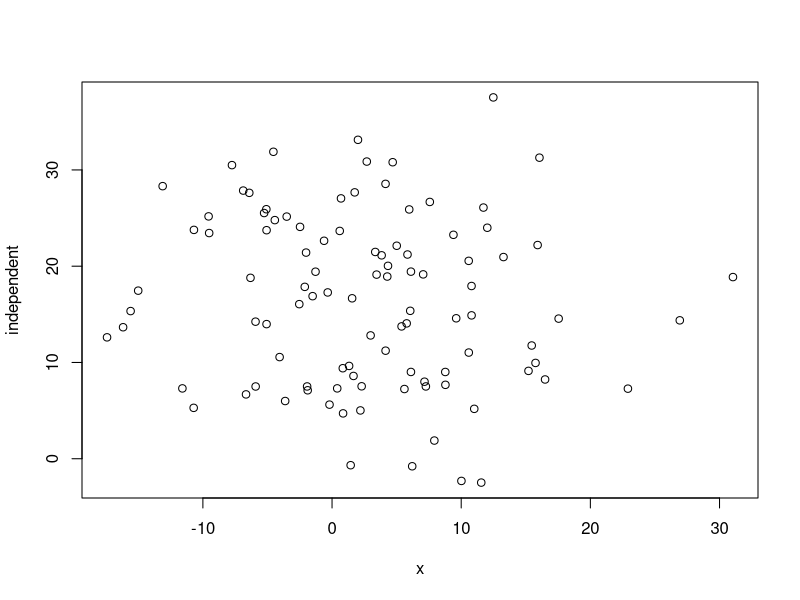
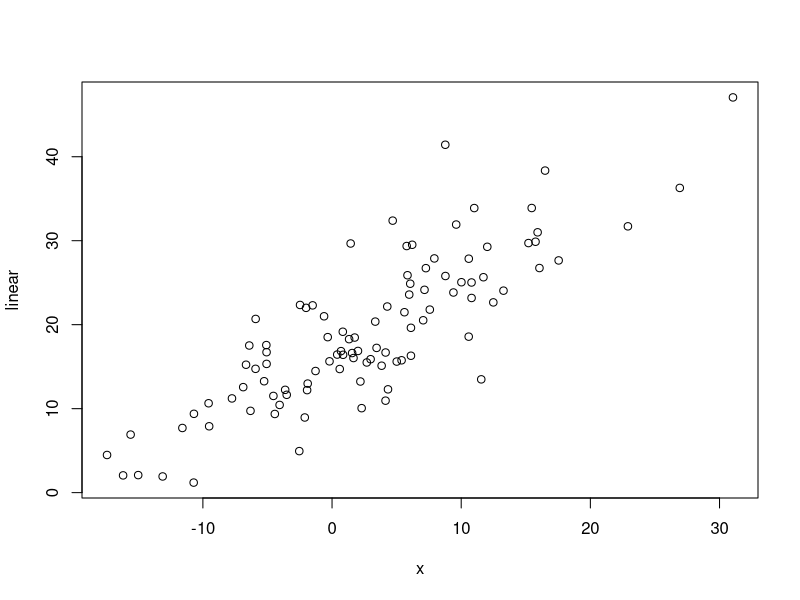
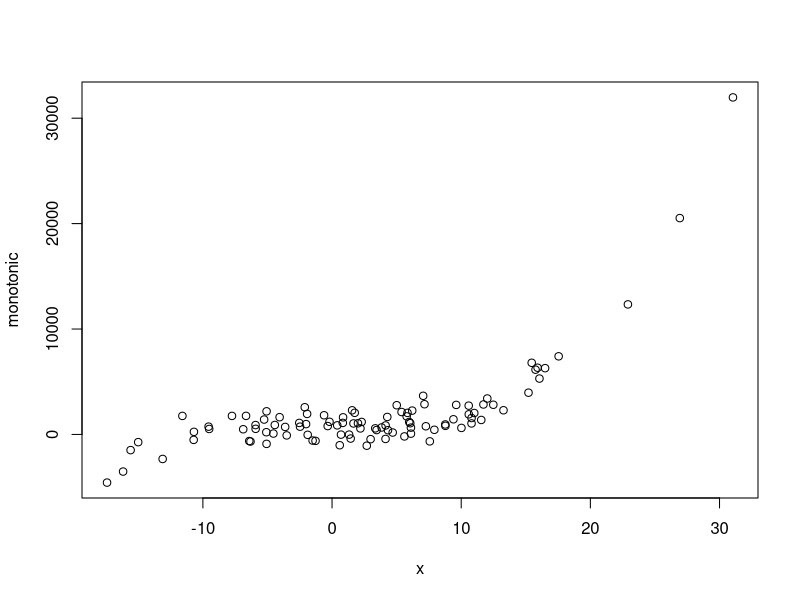
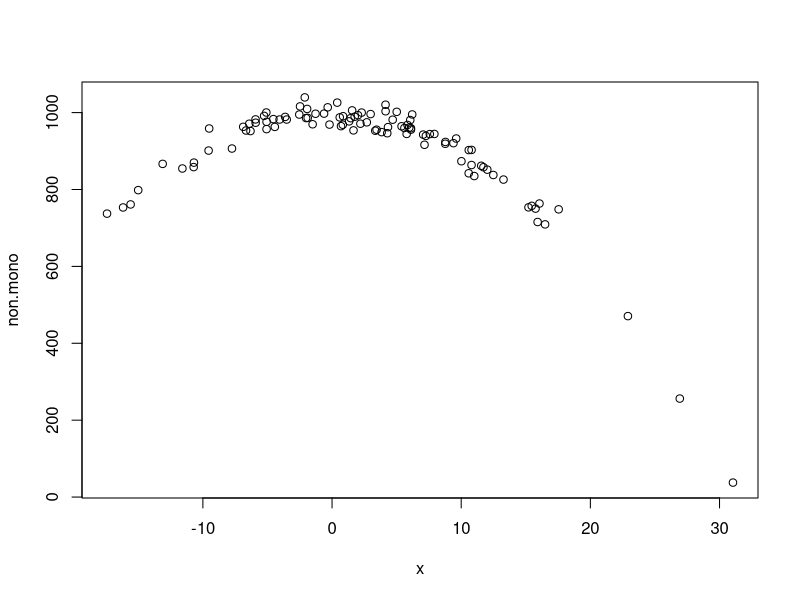
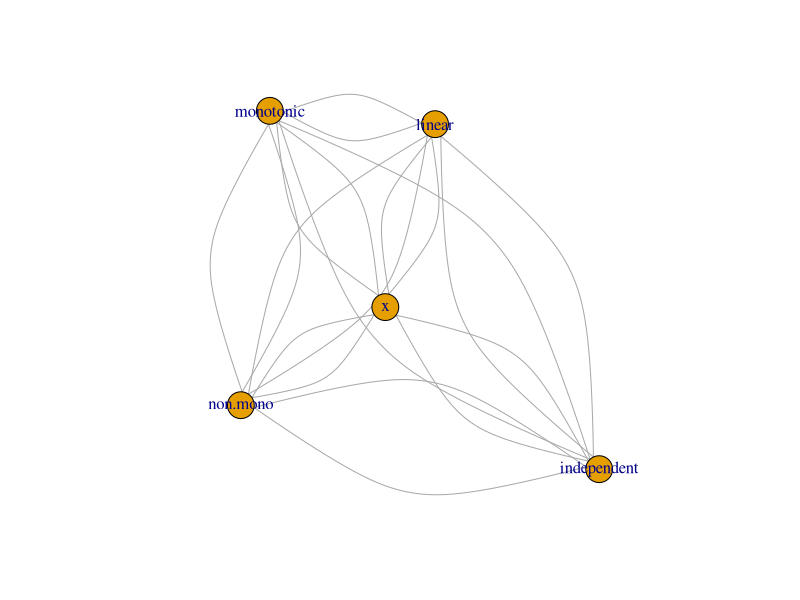
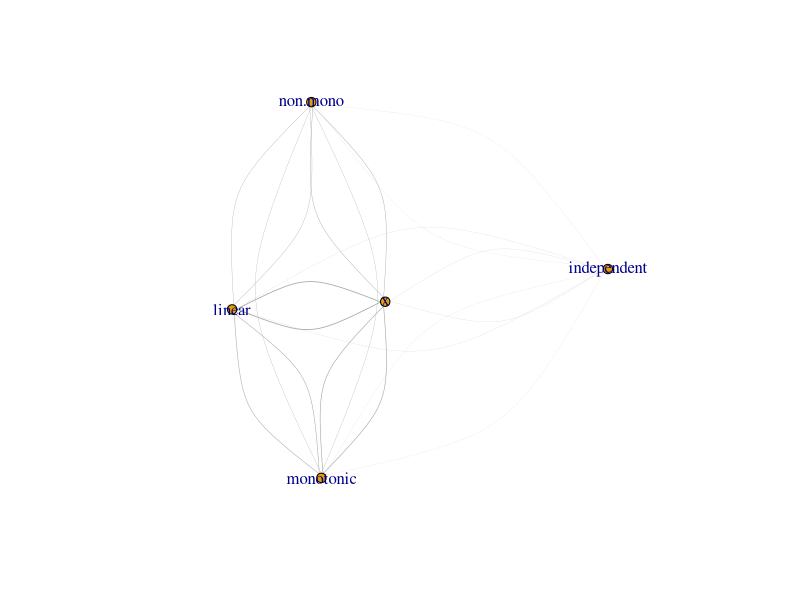
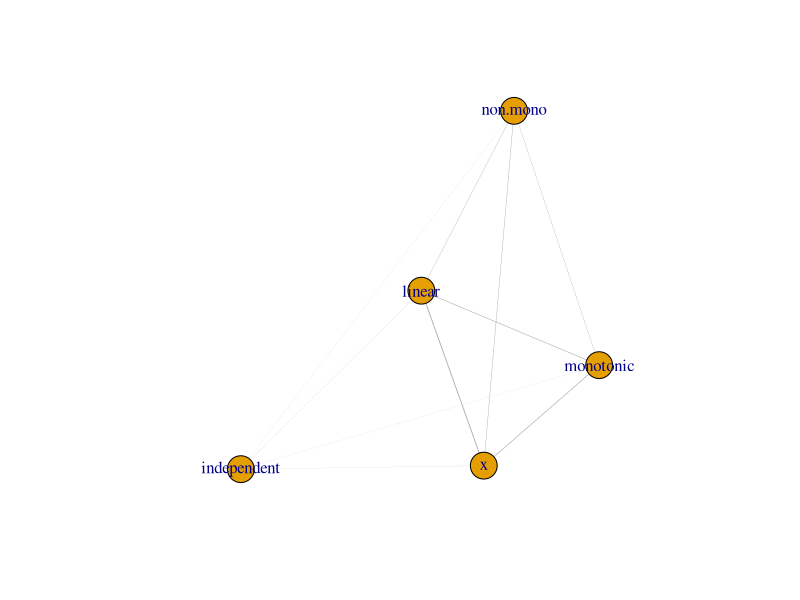
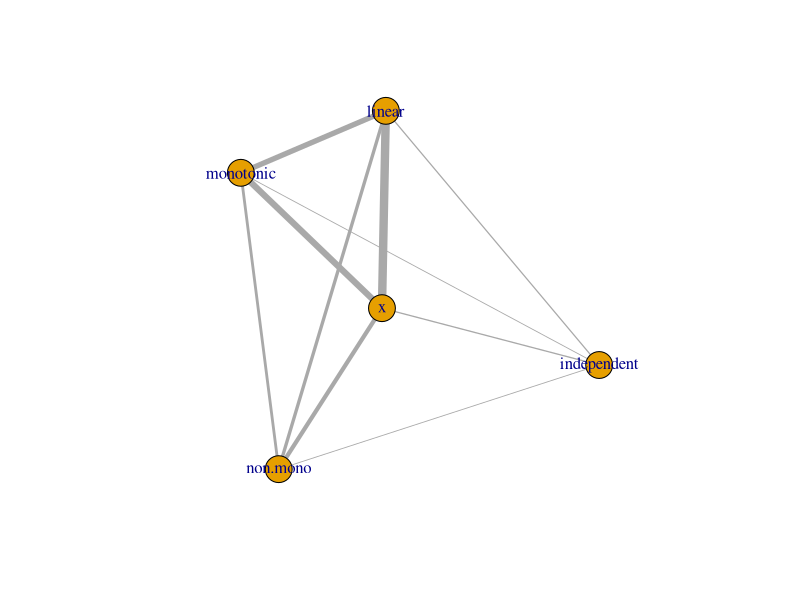

These figures' R source, in order: (Note: this script raises an error after producing the figures.)
## ---- chunk 1
library(knitr)
library(rmarkdown)
opts_knit$set(root.dir='~/Documents/repos/tutorials/2017-07-10_network_analysis')
opts_chunk$set(tidy.opts=list(width.cutoff=60),tidy=TRUE)
## ---- chunk 2
library(Hmisc)
library(reshape2)
library(igraph)
library(sna)
library(RColorBrewer)
## ---- chunk 3
set.seed(35)
x <- rnorm(100, mean=1, sd=9)
independent<-0+rnorm(100, mean=14, sd=9)
linear <- rnorm(100, mean=17, sd=5) +0.8*x
monotonic <- rnorm(100, mean=800, sd=1000) + x^3
non.mono <-  rnorm(100, mean=1000, sd=20) - x^2

#put them all together
df<-data.frame(x, independent, linear, monotonic, non.mono)
head(df)
## ---- chunk 4
plot(independent ~ x, data = df)
## ---- chunk 5
plot(linear ~ x, data = df)
## ---- chunk 6
plot(monotonic ~ x, data = df)
## ---- chunk 7
plot(non.mono ~ x, data = df)
## ---- chunk 8
results_sp<-rcorr(as.matrix(df),type="spearman")
results_hd<-hoeffd(as.matrix(df)) 

#make two seperate objects for p-value and correlation coefficients
rhos<-results_sp$r
sp_ps<-results_sp$P
ds<-results_hd$D
ds_ps<-results_hd$P

# going to melt these objects to 'long form' where the first two columns make up the pairs of OTUs, I am also removing NA's as they are self-comparisons, not enough data, other bad stuff
sp_melt<-na.omit(melt(sp_ps))
ds_melt<-na.omit(melt(ds_ps))

#creating a qvalue (adjusted pvalue) based on FDR
sp_melt$spearman_qval<-p.adjust(sp_melt$value, "fdr")
ds_melt$hoeffding_qval<-p.adjust(ds_melt$value, "fdr")
#making column names more relevant
names(sp_melt)[3]<-"spearman_pval"
names(ds_melt)[3]<-"hoeffding_pval"

# now melting the correlations
rho.melt<-na.omit(melt(rhos))
d.melt<-na.omit(melt(ds))
# add column names
names(rho.melt)[3]<-"rho"
names(d.melt)[3]<-"D"

#merging and subset for significant coefficients
sp_merged<-merge(sp_melt,rho.melt,by=c("Var1","Var2"))
ds_merged<-merge(ds_melt, d.melt,by=c("Var1","Var2"))
merged<-merge(sp_merged, ds_merged, by=c("Var1", "Var2"))
#subset for significant relationships
merged<-subset(merged, spearman_qval < 0.05 | spearman_qval >= 0.05 & hoeffding_qval < 0.05 | !is.na(spearman_qval) | !is.na(hoeffding_qval))

#because both rho and D are coefficient, we can combine them
merged$coefficient_type <- ifelse(abs(merged$rho) > abs(merged$D), "rho", "D")
merged$coefficient <- ifelse(merged$coefficient_type == colnames(merged)[5], merged$rho, merged$D)

#remove 
final_results <- merged[, c("Var1", "Var2", "coefficient", "coefficient_type")]
head(final_results)
## ---- chunk 9
# turn relationships into a network graph
# the relationships here are undirected
temp.graph<-graph.edgelist(as.matrix(final_results[,c(1,2)]),directed=FALSE)
# E() assigns edge atributes
E(temp.graph)
E(temp.graph)$weight<-abs(final_results$coefficient)
## ---- chunk 10
plot(temp.graph)
# add some graph attributes
plot(temp.graph, vertex.size = 5, edge.width=E(temp.graph)$weight)
## ---- chunk 11
# because our network is undirected, every relationship is duplicated. "simplify" removes duplicated nodes and edges
temp.simplified<-simplify(temp.graph, edge.attr.comb="mean")
    # by default, it would use "sum"
plot(temp.simplified, edge.width=E(temp.simplified)$weight)
## ---- chunk 12
E(temp.simplified)$weight <- E(temp.simplified)$weight * 10
plot(temp.simplified, edge.width=E(temp.simplified)$weight)
## ---- chunk 13
plot(temp.simplified, edge.width=E(temp.simplified)$weight, layout=layout_in_circle)
plot(temp.simplified, edge.width=E(temp.simplified)$weight, layout=layout_as_tree)
plot(temp.simplified, edge.width=E(temp.simplified)$weight, layout=layout_nicely)
# more here: http://igraph.org/r/doc/layout_.html
## ---- chunk 14
E(temp.graph)$coefficient <- final_results$coefficient
E(temp.graph)$lty <- ifelse(E(temp.graph)$coefficient > 0, 1, 2)
temp.simplified<-simplify(temp.graph, edge.attr.comb="mean")
E(temp.simplified)$lty <- ifelse(E(temp.simplified)$coefficient > 0, 1, 2)
plot(temp.simplified, edge.width=E(temp.simplified)$weight * 4, layout=layout_in_circle, edge.lty = E(temp.simplified)$lty)
## ---- chunk 15
E(temp.simplified)$colors <- ifelse(E(temp.simplified)$coefficient > 0, "black", "red")
plot(temp.simplified, edge.width=E(temp.simplified)$weight * 4, layout=layout_in_circle, edge.lty = E(temp.simplified)$lty, edge.color = E(temp.simplified)$colors)
## ---- chunk 16
df <- data.frame(V(temp.simplified)$name)
df
## ---- chunk 17
colorCount <- length(unique(df[, 1]))
getPalette <- colorRampPalette(brewer.pal(8, "Dark2"))
df$colors <- getPalette(colorCount)
V(temp.simplified)$colors <- df$colors
plot(temp.simplified, edge.width=E(temp.simplified)$weight * 4, layout=layout_in_circle, edge.lty = E(temp.simplified)$lty, edge.color = E(temp.simplified)$colors, vertex.color = V(temp.simplified)$colors)
## ---- chunk 18
plot(temp.simplified, edge.width=E(temp.simplified)$weight * 4, layout=layout_in_circle, edge.lty = E(temp.simplified)$lty, edge.color = E(temp.simplified)$colors, vertex.color = V(temp.simplified)$colors, vertex.label=NA)
legend(x=-1.5, y=-1.1, df[, 1], pch=21, col="black", pt.bg=df$colors, pt.cex=2, cex=.8, bty="n", ncol=1)
## ---- chunk 19
V(temp.simplified)$frame.color <- df$colors
plot(temp.simplified, edge.width=E(temp.simplified)$weight * 4, layout=layout_in_circle, edge.lty = E(temp.simplified)$lty, edge.color = E(temp.simplified)$colors, vertex.color = V(temp.simplified)$colors, vertex.frame.color = V(temp.simplified)$frame.color, vertex.label=NA)
legend(x=-1.5, y=-1.1, df[, 1], pch=21, col=df$colors, pt.bg=df$colors, pt.cex=2, cex=.8, bty="n", ncol=1)
## ---- chunk 20
# number of nodes
N_nodes<-vcount(temp.graph)
N_nodes
# number of edges
N_edges<-ecount(temp.graph)
N_edges
## ---- chunk 21
# number of clusters
g.components <- clusters(temp.graph)
N_clusters<-g.components$no
N_clusters

# size of the largest cluster in the network
Max_csize<-max(g.components$csize)
Max_csize

# and the number of edges associated with
Max_c_edges<-ecount(induced.subgraph(temp.graph, which(g.components$membership == which.max(g.components$csize))))
Max_c_edges
## ---- chunk 22
g.density<-graph.density(temp.graph)
g.density
## ---- chunk 23
g.pathlength.avg<-average.path.length(temp.graph)
g.pathlength.avg
## ---- chunk 24
betcent<-centralization.betweenness(temp.graph)$centralization
betcent
## ---- chunk 25
degcent<-centralization.degree(temp.graph)$centralization
degcent
## ---- chunk 26
## effective size function ##
# definite a function like this
ego.effective.size <- function(g, ego, ...) {
  egonet <- induced.subgraph(g, neighbors(g, ego, ...))
  n <- vcount(egonet)
  t <- ecount(egonet)
  return(n - (2 * t) / n)
}
effective.size <- function(g, ego=NULL, ...) {
  if(!is.null(ego)) {
    return(ego.effective.size(g, ego, ...))
  }
  return (sapply(V(g), function(x) {ego.effective.size(g,x, ...)}))
}
# calculate average effective size
efsize_avg<-mean(effective.size(temp.graph, mode = "all"))
efsize_avg
## ---- chunk 27
test<-cbind(N_nodes, N_edges, N_clusters, Max_csize, Max_c_edges, g.density, g.pathlength.avg, betcent, degcent, g.mod, efsize_avg)
test
